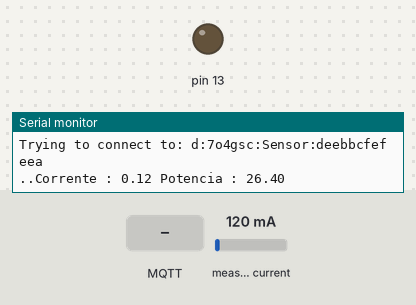
The sketch below on a simulated Arduino Uno, built for the host (arithmetic inside an expression is 32-bit, double 64-bit). On the bench: output pins drawn as LEDs (lit = HIGH), the last lines printed to the serial monitor. The test bench sets the inputs (shaded band); at power-on: measured current 120 mA. No MQTT or app messages arrive unless stated.

Above: at 1.2 s.
1.3 s: MQTT message "1" arrives on the first subscribed topic
At 2.1 s:
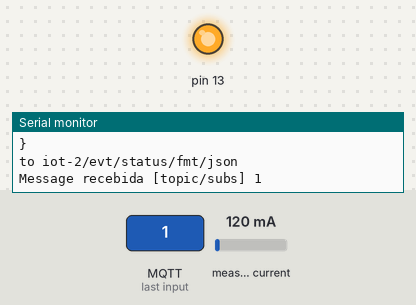
5.4 s: MQTT message "on" arrives on the first subscribed topic
10.0 s: MQTT message "off" arrives on the first subscribed topic
Timing chart, 0 to 13.0 s (numbered marks = the images above; inputs shaded):
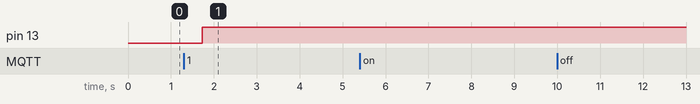

The sketch:

medidor.ino
```cpp
//Programa : Medidor de energia elétrica com Arduino e SCT-013
//Autor : rict4

//Baseado no programa exemplo da biblioteca EmonLib

//Carrega as bibliotecas
#include <SPI.h>
#include "EmonLib.h"
#include <Ethernet.h>
#include <PubSubClient.h>

// Update this to either the MAC address found on the sticker on your ethernet shield (newer shields)
// or a different random hexadecimal value (change at least the last four bytes)
byte mac[]    = {0xDE, 0xEB, 0xBC, 0xFE, 0xFE, 0xEA };
char macstr[] = "deebbcfefeea";
// Note this next value is only used if you intend to test against a local MQTT server
byte localserver[] = {192, 168, 1, 103};
// Update this value to an appropriate open IP on your local network
byte ip[]     = {192, 168, 25, 99};

//char servername[]="quickstart.messaging.internetofthings.ibmcloud.com";
//String clientName = String("d:quickstart:arduino:") + macstr;
//String topicName = String("iot-2/evt/status/fmt/json");

//char servername[]="7o4gsc.messaging.internetofthings.ibmcloud.com";
char servername[]="7o4gsc.messaging.internetofthings.ibmcloud.com";
String clientName = String("d:7o4gsc:Sensor:") + macstr;
String topicName = String("iot-2/evt/status/fmt/json");
char username[]="use-token-auth";
char password[]="jXczme(B2dEZa8G7f3";

EthernetClient ethClient;
EnergyMonitor emon1;
// Uncomment this next line and comment out the line after it to test against a local MQTT server
//PubSubClient client(localserver, 1883, 0, ethClient);
PubSubClient client(servername, 1883, 0, ethClient);

//Tensao da rede eletrica
int rede = 220.0;
//Pino do sensor SCT
int pino_sct = 8;
double irms;
char clientStr[34];
char topicStr[26];

void setup()
{
  pinMode(13, OUTPUT);
  Serial.begin(9600);   //2000/390 = 5.12
  //Pino, calibracao - Cur Const= Ratio/BurdenR. 1800/62 = 29.
  emon1.current(pino_sct, 5.12);
  Ethernet.begin(mac, ip);
  client.setCallback(callback);
  clientName.toCharArray(clientStr,34);

  topicName.toCharArray(topicStr,26);
  digitalWrite(13, HIGH);
  if (!client.connected()) {
    digitalWrite(13, LOW);
    Serial.print("Trying to connect to: ");
    Serial.println(clientStr);
//    client.connect(clientStr);
    client.connect(clientStr, username, password);
  }
  Serial.print(".");
}

void loop()
{
  Serial.print(".");
  getData();
  Serial.print(".");
   if (client.connected() ) {
    Serial.print(".");
    digitalWrite(13, HIGH);
    String json = buildJson();
    char jsonStr[200];
    json.toCharArray(jsonStr,200);

    boolean pubresult = client.publish(topicStr,jsonStr);
    client.subscribe("topic/subs");

    Serial.print("attempt to send ");
    Serial.println(jsonStr);
    Serial.print("to ");
    Serial.println(topicStr);
//
////    if (pubresult)
////      Serial.println("successfully sent");
////    else
////      Serial.println("unsuccessfully sent");
  }else {
    digitalWrite(13, LOW);
    Serial.print("Trying to connect to: ");
    Serial.println(clientStr);
//    client.connect(clientStr);
    client.connect(clientStr, username, password);
  }

  client.loop();
  delay(5000);
}

String buildJson() {
  String data = "{";
  data+="\n";
  data+= "\"d\": {";
  data+="\n";
  data+="\"myName\": \"Arduino Energy Monitor\",";
  data+="\n";
  data+="\"Corrente (A)\": ";
  data+=irms;
  data+="\n";
  data+="}";
  data+="\n";
  data+="}";
  return data;
}

void getData() {
//  Serial.println("Read OK");
  //Calcula a corrente
  irms = emon1.calcIrms(1480);

  //Mostra o valor da corrente
  Serial.print("Corrente : ");
  Serial.print(irms); // Irms

  //Calcula e mostra o valor da potencia
  Serial.print(" Potencia : ");
  Serial.println(irms*rede);

  delay(1500);
}

void callback(char* topic, byte* payload, unsigned int length) {
  Serial.print("Message recebida [");
  Serial.print(topic);
  Serial.print("] ");
  for (int i=0;i<length;i++) {
    Serial.print((char)payload[i]);
  }
  Serial.println();
}
```
